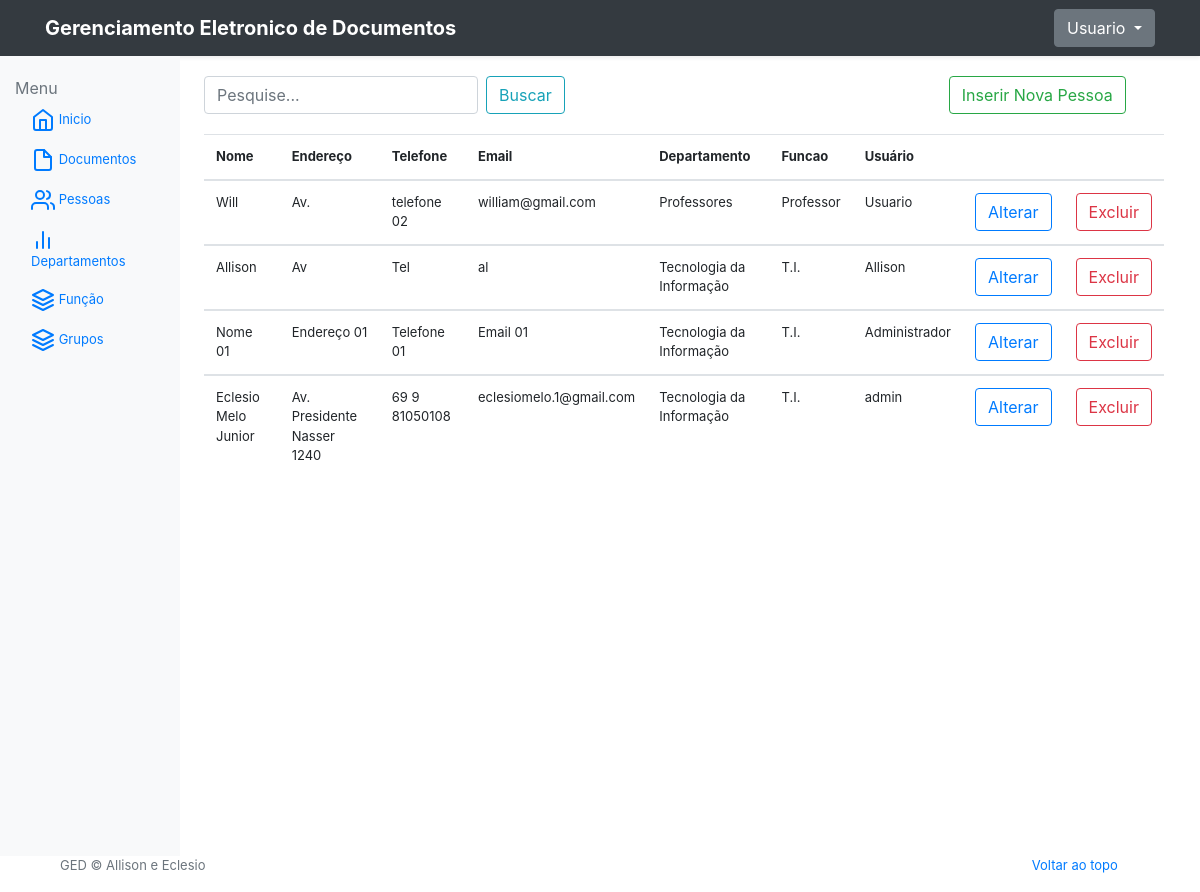
Page /dashboard/pessoas (signed in) on the earlier database version.
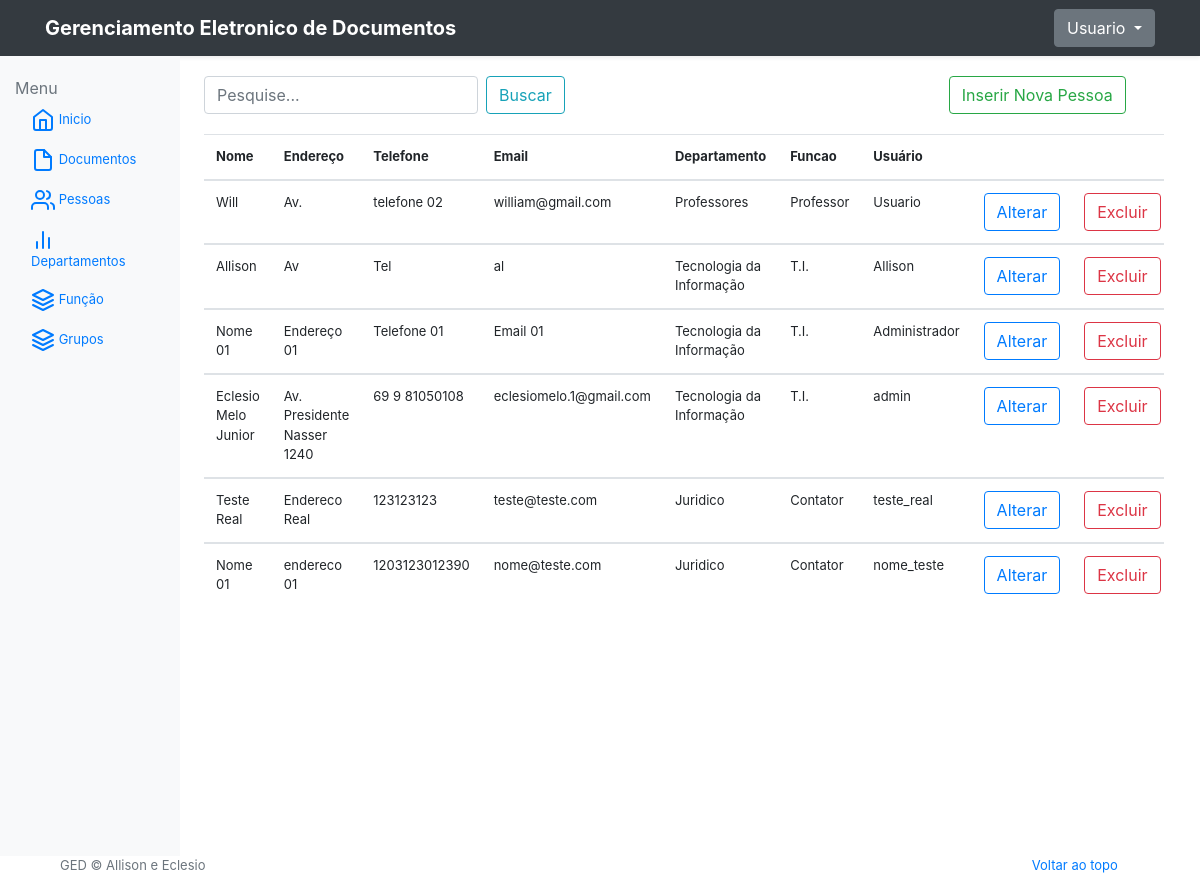
Same page on the later database version.
### GED/models.py (models this page shows, shortened)
class Pessoa(models.Model):
    nome = models.CharField(max_length=100)
    endereco = models.CharField(max_length=150, null = True)
    telefone = models.CharField(max_length=20, null = True)
    email = models.CharField(max_length=200, null = True)
    departamento = models.ForeignKey(Departamento, on_delete=models.PROTECT, null = True)
    funcao = models.ForeignKey(Funcao, on_delete=models.PROTECT, null = True)
    user = models.OneToOneField(User, on_delete=models.CASCADE, default=None, blank=True, null = True)

class Departamento(models.Model):
    nome = models.CharField(max_length=100)
    ramal = models.CharField(max_length=50)
    def __str__(self):
        return self.nome

class Funcao(models.Model):
    class Meta:
        verbose_name = 'Função'
        verbose_name_plural = 'Funções'
    nome = models.CharField(max_length=100)
    def __str__(self):
        return self.nome

### GED/views.py (the view)
# urls.py: path('dashboard/pessoas', views.dashboard_pessoas, name='dashboard_pessoas'),
@login_required
def dashboard_pessoas(request):
    pessoa = Pessoa.objects.all()
    return render(request, 'details_people.html', {'pessoa': pessoa})

### GED/templates/details_people.html (shortened to what this page needs)
{% extends "base-menu.html" %}
{% block main %}
<div class="search-field">
    <form action="{% url 'dashboard_busca_documentos' %}" method="POST" class="form-inline my-2 my-lg-0">
        <input name="consulta" class="form-control mr-sm-2" type="search" placeholder="Pesquise..." aria-label="Search">
        <button class="btn btn-outline-info my-2 my-sm-0" type="submit">Buscar</button>
    </form>
    <div style="margin-left: 40%">
        <form action="{% url 'create_pessoa' %}">
            <button class="btn btn-outline-success my-2 my-sm-0" type="submit">Inserir Nova Pessoa</button>
        </form>
    </div>
</div>
<div class="table-responsive">
    <table class="table table-hover">
        <thead>
            <tr>
                <th>Nome</th>
                <th>Endereço</th>
                <th>Telefone</th>
                <th>Email</th>
                <th>Departamento</th>
                <th>Funcao</th>
                <th>Usuário</th>
                <th></th>
                <th></th>
            </tr>
        </thead>
        {% for people in pessoa %}
        <tbody>
            <tr>
                <td>{{ people.nome }}</td>
                <td>{{ people.endereco }}</td>
                <td>{{ people.telefone }}</td>
                <td>{{ people.email }}</td>
                <td>{{ people.departamento }}</td>
                <td>{{ people.funcao }}</td>
                <td>{{ people.user }}</td>
                <td><a href="{% url 'update_pessoa' people.id %}"><button type="button" class="btn btn-outline-primary">Alterar</button></a></td>
                <td><a href="{% url 'delete_pessoa' people.id %}" onclick="return confirm('Deseja Remover {{ people.nome }}')"><button type="button" class="btn btn-outline-danger">Excluir</button></a></td>
           </tr>
        </tbody>
        {% endfor %}
    </table>
</div>
{% endblock main %}

### GED/templates/base-menu.html (shortened to what this page needs)
<!DOCTYPE html>
<html lang="en">
<head>
    <link rel="stylesheet" href="https://stackpath.bootstrapcdn.com/bootstrap/4.3.1/css/bootstrap.min.css"
>
</head>
<body>
        <div class="navbar navbar-dark bg-dark shadow-sm">
            <div class="container d-flex justify-content-between">
                <a href="http://localhost:8000/" class="navbar-brand d-flex align-items-center">
                    <strong>Gerenciamento Eletronico de Documentos</strong>
                </a>
                <div class="dropdown">
                    <a class="btn btn-secondary dropdown-toggle" href="#" role="button" id="dropdownMenuLink" data-toggle="dropdown" aria-haspopup="true" aria-expanded="false">
                        {{ user.username }}
                    </a>
                </div>
            </div>
        </div>
    <div class="row">
        <nav class="col-md-2 d-none d-md-block bg-light sidebar" style="padding-top: 20px; height: 100vh">
            <span style="font-size:1rem; color:#6c757d !important; text-align:left">Menu</span>
            <div class="sidebar-sticky">
                <ul class="nav flex-column">
                    <li class="nav-item">
                        <a class="nav-link active" href="{% url 'dashboard' %}">
                            <span data-feather="home"></span>
                            Inicio <span class="sr-only">(atual)</span>
                        </a>
                    </li>
                    <li class="nav-item">
                        <a class="nav-link" href="{% url 'dashboard_documentos' %}">
                            <span data-feather="file"></span>
                            Documentos
                        </a>
                    </li>
                    <li class="nav-item">
                        <a class="nav-link" href="{% url 'dashboard_pessoas' %}">
                            <span data-feather="users"></span>
                            Pessoas
                        </a>
                    </li>
                    <li class="nav-item">
                        <a class="nav-link" href="{% url 'dashboard_departamentos' %}">
                            <span data-feather="bar-chart-2"></span>
                            Departamentos
                        </a>
                    </li>
                    <li class="nav-item">
                        <a class="nav-link" href="{% url 'dashboard_funcao' %}">
                            <span data-feather="layers"></span>
                            Função
                        </a>
                    </li>
                    <li class="nav-item">
                        <a class="nav-link" href="{% url 'dashboard_group' %}">
                            <span data-feather="layers"></span>
                            Grupos
                        </a>
                    </li>
                </ul>
            </div>
        </nav>
        <main role="main col-md-10" style="width: 80%; padding-top: 20px">
            {% block main %}
            {% endblock main %}
        </main>
    </div>
    <footer class="text-muted">
        <div class="container">
            <div class="row">
                <div class="col">
                    <p class="float-right">
                        <a href="#">Voltar ao topo</a>
                    </p>
                    <p>GED &copy; Allison e Eclesio</p>
                </div>
            </div>
        </div>
    </footer>
</body>
</html>

### GED/templates/base-menu.html (style rules this page uses)
body { font-size: 13px; }
.row { margin-right: 0; margin-left: 0; }
.col, .col-1, .col-10, .col-11, .col-12, .col-2, .col-3, .col-4, .col-5, .col-6, .col-7, .col-8, .col-9, .col-auto, .col-lg, .col-lg-1, .col-lg-10, .col-lg-11, .col-lg-12, .col-lg-2, .col-lg-3, .col-lg-4, .col-lg-5, .col-lg-6, .col-lg-7, .col-lg-8, .col-lg-9, .col-lg-auto, .col-md, .col-md-1, .col-md-10, .col-md-11, .col-md-12, .col-md-2, .col-md-3, .col-md-4, .col-md-5, .col-md-6, .col-md-7, .col-md-8, .col-md-9, .col-md-auto, .col-sm, .col-sm-1, .col-sm-10, .col-sm-11, .col-sm-12, .col-sm-2, .col-sm-3, .col-sm-4, .col-sm-5, .col-sm-6, .col-sm-7, .col-sm-8, .col-sm-9, .col-sm-auto, .col-xl, .col-xl-1, .col-xl-10, .col-xl-11, .col-xl-12, .col-xl-2, .col-xl-3, .col-xl-4, .col-xl-5, .col-xl-6, .col-xl-7, .col-xl-8, .col-xl-9, .col-xl-auto { margin-right: 2%; }
@media (min-width: 68px) { .col-md-2 { flex: 0 0 16.666667%; max-width: 15%; } }

### GED/templates/details_people.html (style rules this page uses)
.search-field { margin-bottom: 20px; display: flex; }

Differences in the rows shown:
added Pessoa: nome "Teste Real", endereco "Endereco Real", telefone "123123123", email "teste@teste.com", departamento "Juridico", funcao "Contator", user "teste_real"
added Pessoa: nome "Nome 01", endereco "endereco 01", telefone "1203123012390", email "nome@teste.com", departamento "Juridico", funcao "Contator", user "nome_teste"
